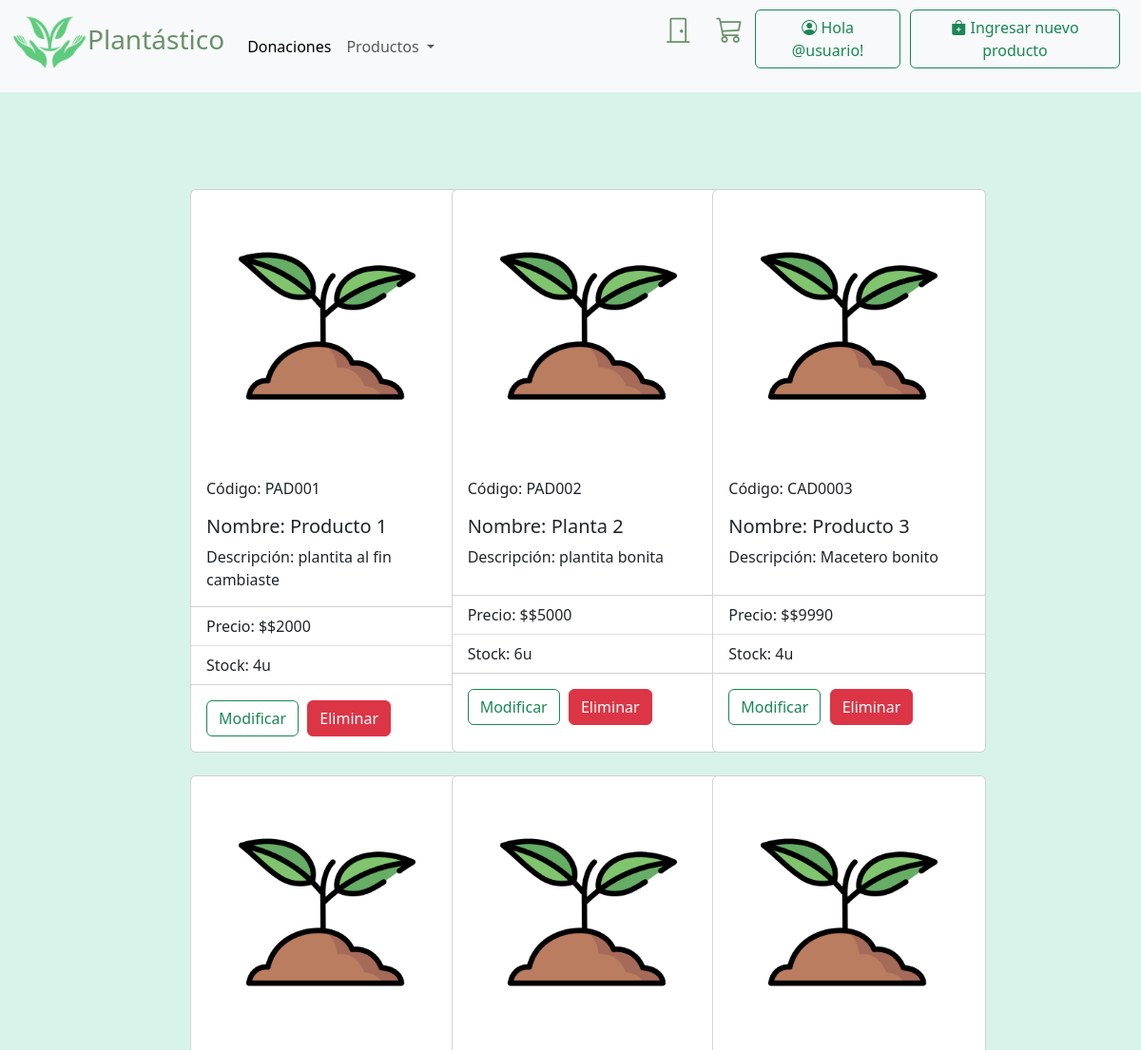
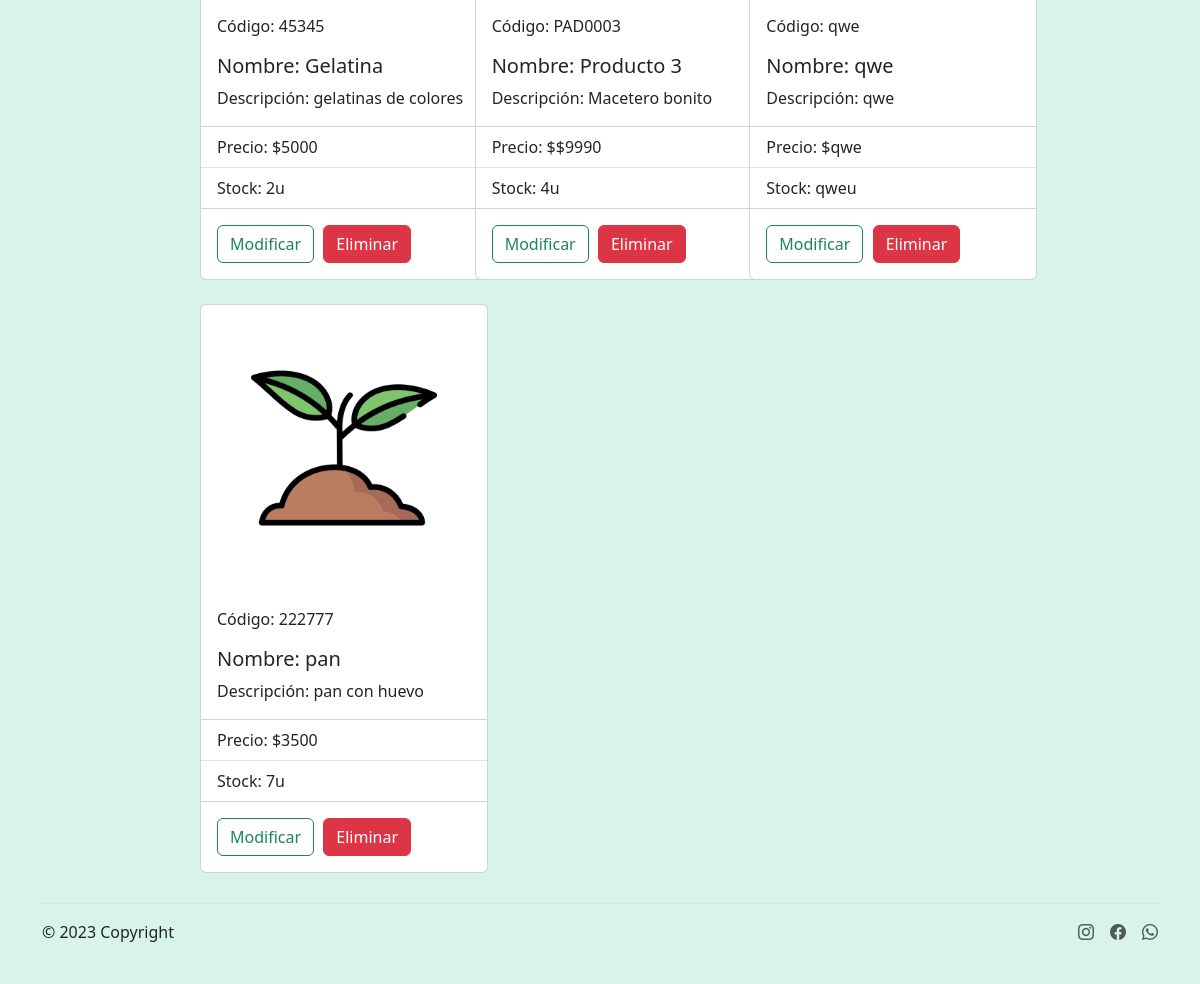
/muestraproductos, run on an earlier commit of the app's database (2 pictures, top to bottom).
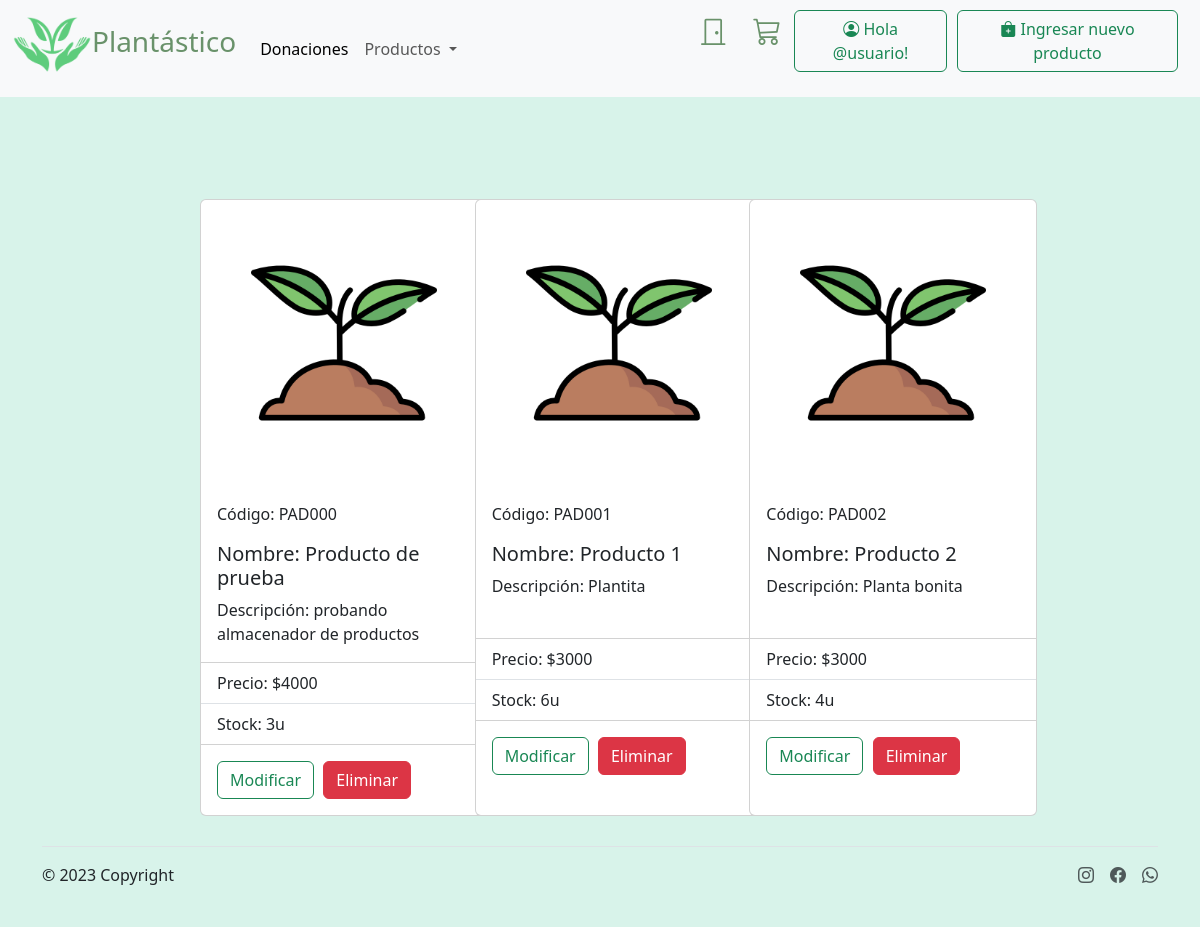
And on a later commit of the database.
### app_plantastico/models.py (models this page shows)
class Producto(models.Model):
    codigo              = models.CharField(max_length=50, primary_key=True)
    nomproducto         = models.CharField(max_length=50)
    descripcion         = models.CharField(max_length=150)
    precio              = models.IntegerField()
    stock               = models.IntegerField()

### app_plantastico/views.py (the view)
# urls.py: path("muestraproductos", views.muestraProductos, name="muestraproductos"),
def muestraProductos(request):
    lista_productos = Producto.objects.all()
    return render(request, "app_plantastico/muestraproductos.html", {"lista_productos": lista_productos})

### app_plantastico/templates/app_plantastico/muestraproductos.html (shortened to what this page needs)
{% load static %}
{% load bootstrap4 %}
<html>
    <head>
        <link href="{% static 'bootstrap.min.css' %}" rel="stylesheet">
        <link href="{% static 'style.css' %}" rel="stylesheet">
        <link href="{% static 'bootstrap-icons.css' %}" rel="stylesheet">
    </head>
    <body>
        <nav class="navbar navbar-expand-lg bg-body-tertiary">
            <div class="container-fluid">
                <a class="navbar-brand" href="{% url 'index' %}"><h3><img src="{% static 'assets/logo.png' %}" alt="Logo" class="tamannio_logo">Plantástico</h3></a>
                <div class="collapse navbar-collapse" id="navbarSupportedContent">
                    <ul class="navbar-nav me-auto mb-2 mb-lg-0">
                        <li class="nav-item">
                            <a class="nav-link active" aria-current="page" href="donacion">Donaciones</a>
                        </li>
                        <li class="nav-item dropdown">
                            <a class="nav-link dropdown-toggle" href="..." role="button" data-bs-toggle="dropdown" aria-expanded="false">
                            Productos
                            </a>
                        </li>
                    </ul>
                    <form class="d-flex" role="search">
                        <a href="{% url 'index' %}" class="btn"><h3><i class="bi bi-door-closed"></i></h3></a>
                        <br>
                        <a href="carrito" class="btn"><h3><i class="bi bi-cart3"></i></h3></a>
                        <br>
                        <a type="button" href="iniciosesion" class="btn btn-outline-success"
                        style="margin-right: 2%;">
                            <i class="bi bi-person-circle"></i> Hola @usuario!
                        </a>
                        <a type="button" href="{% url 'registrarproducto' %}" class="btn btn-outline-success"
                        style="margin-right: 2%;">
                            <i class="bi bi-bag-plus-fill"></i> Ingresar nuevo producto
                        </a>
                    </form>
                </div>
            </div>
        </nav>
        <div>
            <br>
        </div>
        <br>
        <div class="formulario" id="div_productos">
            <br>
            <div class="row row-cols-1 row-cols-md-3 g-4">
                {% for producto in lista_productos  %}
                    <div class="col">
                        <div class="card h-100" style="width: 18rem;">
                            <img src="{% static 'assets/productodefault.png' %}" class="card-img-top" alt="imagen por defecto" style="padding: 50px;" >
                            <div class="card-body">
                                <p class="card-text">Código: {{producto.codigo}}</p>
                                <h5 class="card-title">Nombre: {{producto.nomproducto}}</h5>
                                <p class="card-text">Descripción: {{producto.descripcion}}</p>
                            </div>
                            <ul class="list-group list-group-flush">
                              <li class="list-group-item">Precio: ${{producto.precio}}</li>
                              <li class="list-group-item">Stock: {{producto.stock}}u</li>
                            </ul>
                            <div class="card-body">
                                <a type="button" href="modificarproducto?codigo={{producto.codigo}}" class="btn btn-outline-success"
                                style="margin-right: 2%;">Modificar</a>
                                <a type="button" class="btn btn-danger" href="eliminar?codigo={{ producto.codigo }}">Eliminar</a>
                            </div>
                        </div>
                    </div>
                    <br>
                {% empty %}
                <h1>No hay productos registrados</h1>
                {% endfor %}
            </div>
        </div>
        <div class="container">
            <footer class="d-flex flex-wrap justify-content-between align-items-center py-3 my-4 border-top">
            <div class="col-md-4 d-flex align-items-center">
                © 2023 Copyright
            </div>
            <ul class="nav col-md-4 justify-content-end list-unstyled d-flex">
                <li class="ms-3"><a class="text-body-secondary" href="#"><i class="bi bi-instagram" ></i></a></li>
                <li class="ms-3"><a class="text-body-secondary" href="#"><i class="bi bi-facebook"></i></a></li>
                <li class="ms-3"><a class="text-body-secondary" href="#"><i class="bi bi-whatsapp"></i></a></li>
            </ul>
            </footer>
        </div>
    </body>
</html>

### app_plantastico/static/style.css (style rules this page uses)
body { background-color: rgba(216, 243, 234, 0.979); }
h3 { color: rgba(14, 80, 14, 0.61); }
.tamannio_logo { width: 100%; max-width: 80px; }
.formulario { margin: 30px; margin-left: 200px !important; margin-right: 200px !important; }

What changed in the data, as far as the page shows it:
removed Producto: codigo "CAD0003", nomproducto "Producto 3", descripcion "Macetero bonito", precio "$9990", stock "4"
removed Producto: codigo "45345", nomproducto "Gelatina", descripcion "gelatinas de colores", precio "5000", stock "2"
removed Producto: codigo "PAD0003", nomproducto "Producto 3", descripcion "Macetero bonito", precio "$9990", stock "4"
removed Producto: codigo "qwe", nomproducto "qwe", descripcion "qwe", precio "qwe", stock "qwe"
removed Producto: codigo "222777", nomproducto "pan", descripcion "pan con huevo", precio "3500", stock "7"
added Producto: codigo "PAD000", nomproducto "Producto de prueba", descripcion "probando almacenador de productos", precio "4000", stock "3"
changed Producto "Producto 1": descripcion "plantita al fin cambiaste" → "Plantita"; precio "$2000" → "3000"; stock "4" → "6"
changed Producto "PAD002": nomproducto "Planta 2" → "Producto 2"; descripcion "plantita bonita" → "Planta bonita"; precio "$5000" → "3000"; stock "6" → "4"
